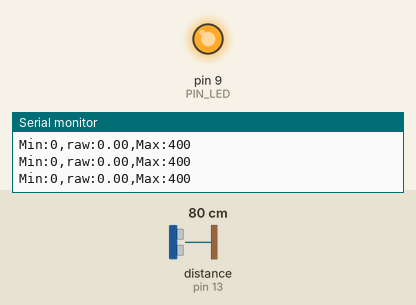
Recording of a sketch running on a simulated Arduino Uno, built with avr-gcc and run on an emulated ATmega328P. Shown: output pins drawn as LEDs (lit = HIGH), the last lines printed to the serial monitor. Wiring (inferred from the names in the program): ultrasonic range finder: trigger pin 12; echo pin 13. Inputs (shaded band) come from the test bench; at power-on: distance to the obstacle (sensor on pin 13) 80 cm. The echo pulse lasts 58.3 µs per cm; pins used as bus, display or sensor lines are not drawn.

Above: at 1.2 s.
1.3 s: distance to the obstacle (sensor on pin 13) set to 18 cm
At 2.35 s:
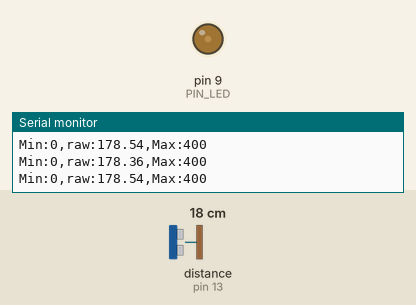
4.3 s: distance to the obstacle (sensor on pin 13) set to 4 cm
Timing chart, 0 to 7.3 s (numbered marks = the images above; inputs shaded):
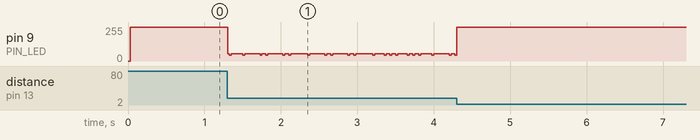

The sketch:

08_example_2.ino
```cpp
// Arduino pin assignment
#define PIN_LED 9
#define PIN_TRIG 12
#define PIN_ECHO 13

// configurable parameters
#define SND_VEL 346.0 // sound velocity at 24 celsius degree (unit: m/s)
#define INTERVAL 25 // sampling interval (unit: ms)
#define _DIST_MIN 25 // minimum distance to be measured (unit: mm)
#define _DIST_MAX 300 // maximum distance to be measured (unit: mm)

// global variables
float timeout; // unit: us
float dist_min, dist_max, dist_raw; // unit: mm
float pre_reading;
unsigned long last_sampling_time; // unit: ms
float scale; // used for pulse duration to distance conversion

void setup() {
// initialize GPIO pins
  pinMode(PIN_LED,OUTPUT);
  pinMode(PIN_TRIG,OUTPUT);
  digitalWrite(PIN_TRIG, LOW);
  pinMode(PIN_ECHO,INPUT);

// initialize USS related variables
  dist_min = _DIST_MIN;
  dist_max = _DIST_MAX;
  timeout = (INTERVAL / 2) * 1000.0; // precalculate pulseIn() timeout value. (unit: us)
  dist_raw = 0.0; // raw distance output from USS (unit: mm)
  scale = 0.001 * 0.5 * SND_VEL;

// initialize serial port
  Serial.begin(57600);

// initialize last sampling time
  last_sampling_time = 0;
}

void loop() {
// wait until next sampling time.
// millis() returns the number of milliseconds since the program started. Will overflow after 50 days.
  if(millis() < last_sampling_time + INTERVAL) return;

  dist_raw = USS_measure(PIN_TRIG,PIN_ECHO);
  float new_dist_raw = abs(200 - dist_raw);
  if (new_dist_raw > 100) analogWrite(PIN_LED, 255);
  else{
    new_dist_raw = map(new_dist_raw,0,100,0,255);
    analogWrite(PIN_LED,new_dist_raw);
  }

// output the read value to the serial port
  Serial.print("Min:0,");
  Serial.print("raw:");
  Serial.print(dist_raw);
  Serial.print(",");
  Serial.println("Max:400");


// update last sampling time
  last_sampling_time += INTERVAL;
}

// get a distance reading from USS. return value is in millimeter.
float USS_measure(int TRIG, int ECHO)
{
  float reading;
  digitalWrite(TRIG, HIGH);
  delayMicroseconds(10);
  digitalWrite(TRIG, LOW);
  reading = pulseIn(ECHO, HIGH, timeout) * scale; // unit: mm
  if(reading < dist_min || reading > dist_max) reading = pre_reading; // return 0 when out of range.
  else pre_reading = reading;
  return reading;
  // Pulse duration to distance conversion example (target distance = 17.3m)
  // - round trip distance: 34.6m
  // - expected pulse duration: 0.1 sec, or 100,000us
  // - pulseIn(ECHO, HIGH, timeout) * 0.001 * 0.5 * SND_VEL
  //           = 100,000 micro*sec * 0.001 milli/micro * 0.5 * 346 meter/sec
  //           = 100,000 * 0.001 * 0.5 * 346 * micro * sec * milli * meter
  //                                           ----------------------------
  //                                           micro * sec
  //           = 100 * 173 milli*meter = 17,300 mm = 17.3m
  // pulseIn() returns microseconds.
}
```
